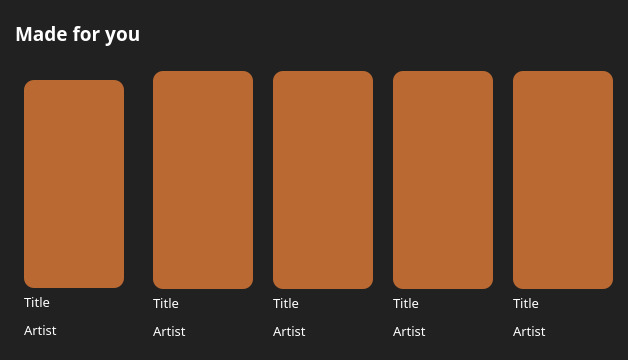
                  <widget class="QWidget" name="widget_14" native="true">
                   <property name="minimumSize">
                    <size>
                     <width>0</width>
                     <height>360</height>
                    </size>
                   </property>
                   <property name="maximumSize">
                    <size>
                     <width>16777215</width>
                     <height>16777215</height>
                    </size>
                   </property>
                   <property name="styleSheet">
                    <string notr="true">background-color:rgb(33, 33, 33);
border-radius:15px;</string>
                   </property>
                   <layout class="QVBoxLayout" name="verticalLayout_280" stretch="1,6">
                    <property name="spacing">
                     <number>15</number>
                    </property>
                    <property name="leftMargin">
                     <number>15</number>
                    </property>
                    <property name="topMargin">
                     <number>10</number>
                    </property>
                    <property name="rightMargin">
                     <number>15</number>
                    </property>
                    <property name="bottomMargin">
                     <number>10</number>
                    </property>
                    <item>
                     <widget class="QLabel" name="label_41">
                      <property name="font">
                       <font>
                        <family>Plus Jakarta Sans ExtraBold</family>
                        <pointsize>14</pointsize>
                        <weight>75</weight>
                        <bold>true</bold>
                       </font>
                      </property>
                      <property name="styleSheet">
                       <string notr="true">color: rgb(255, 255, 255);</string>
                      </property>
                      <property name="midLineWidth">
                       <number>0</number>
                      </property>
                      <property name="text">
                       <string>Made for you</string>
                      </property>
                     </widget>
                    </item>
                    <item>
                     <layout class="QHBoxLayout" name="horizontalLayout_36" stretch="0,0,0,0,0">
                      <property name="spacing">
                       <number>20</number>
                      </property>
                      <property name="topMargin">
                       <number>0</number>
                      </property>
                      <property name="bottomMargin">
                       <number>0</number>
                      </property>
                      <item>
                       <widget class="QFrame" name="hover1">
                        <property name="styleSheet">
                         <string notr="true">self.hover1.setStyleSheet(
    &quot;QFrame {\n&quot;
    &quot;    background-color: rgb(45, 45, 45);\n&quot;
    &quot;    border-radius: 15px;\n&quot;
    &quot;    border: 1px solid transparent;\n&quot;
    &quot;}\n&quot;
    &quot;QFrame:hover {\n&quot;
    &quot;    border: 2px solid rgb(60, 60, 60);\n&quot;
    &quot;}&quot;
)
</string>
                        </property>
                        <layout class="QVBoxLayout" name="verticalLayout_281" stretch="1,0">
                         <property name="spacing">
                          <number>5</number>
                         </property>
                         <property name="bottomMargin">
                          <number>1</number>
                         </property>
                         <item>
                          <widget class="QLabel" name="label_446">
                           <property name="minimumSize">
                            <size>
                             <width>100</width>
                             <height>100</height>
                            </size>
                           </property>
                           <property name="maximumSize">
                            <size>
                             <width>16777215</width>
                             <height>16777215</height>
                            </size>
                           </property>
                           <property name="styleSheet">
                            <string notr="true">background-color: rgb(186, 105, 51);
border-radius:10px;</string>
                           </property>
                           <property name="text">
                            <string/>
                           </property>
                          </widget>
                         </item>
                         <item>
                          <layout class="QVBoxLayout" name="verticalLayout_282" stretch="1,0">
                           <property name="spacing">
                            <number>10</number>
                           </property>
                           <property name="topMargin">
                            <number>0</number>
                           </property>
                           <property name="bottomMargin">
                            <number>10</number>
                           </property>
                           <item>
                            <widget class="QLabel" name="label_447">
                             <property name="maximumSize">
                              <size>
                               <width>16777215</width>
                               <height>20</height>
                              </size>
                             </property>
                             <property name="font">
                              <font>
                               <family>Plus Jakarta Sans Medium</family>
                               <pointsize>10</pointsize>
                              </font>
                             </property>
                             <property name="styleSheet">
                              <string notr="true">color: rgb(255, 255, 255);</string>
                             </property>
                             <property name="text">
                              <string>Title</string>
                             </property>
                            </widget>
                           </item>
                           <item>
                            <widget class="QLabel" name="label_448">
                             <property name="maximumSize">
                              <size>
                               <width>16777215</width>
                               <height>18</height>
                              </size>
                             </property>
                             <property name="font">
                              <font>
                               <family>Plus Jakarta Sans Medium</family>
                               <pointsize>10</pointsize>
                              </font>
                             </property>
                             <property name="styleSheet">
                              <string notr="true">color: rgb(255, 255, 255);</string>
                             </property>
                             <property name="text">
                              <string>Artist</string>
                             </property>
                            </widget>
                           </item>
                          </layout>
                         </item>
                        </layout>
                       </widget>
                      </item>
                      <item>
                       <layout class="QVBoxLayout" name="verticalLayout_283" stretch="5,0">
                        <property name="spacing">
                         <number>5</number>
                        </property>
                        <item>
                         <widget class="QLabel" name="label_449">
                          <property name="minimumSize">
                           <size>
                            <width>100</width>
                            <height>100</height>
                           </size>
                          </property>
                          <property name="maximumSize">
                           <size>
                            <width>16777215</width>
                            <height>16777215</height>
                           </size>
                          </property>
                          <property name="styleSheet">
                           <string notr="true">background-color: rgb(186, 105, 51);
border-radius:10px;</string>
                          </property>
                          <property name="text">
                           <string/>
                          </property>
                         </widget>
                        </item>
                        <item>
                         <layout class="QVBoxLayout" name="verticalLayout_284" stretch="0,0">
                          <property name="spacing">
                           <number>10</number>
                          </property>
                          <property name="topMargin">
                           <number>0</number>
                          </property>
                          <property name="bottomMargin">
                           <number>10</number>
                          </property>
                          <item>
                           <widget class="QLabel" name="label_450">
                            <property name="maximumSize">
                             <size>
                              <width>16777215</width>
                              <height>20</height>
                             </size>
                            </property>
                            <property name="font">
                             <font>
                              <family>Plus Jakarta Sans Medium</family>
                              <pointsize>10</pointsize>
                             </font>
                            </property>
                            <property name="styleSheet">
                             <string notr="true">color: rgb(255, 255, 255);</string>
                            </property>
                            <property name="text">
                             <string>Title</string>
                            </property>
                           </widget>
                          </item>
                          <item>
                           <widget class="QLabel" name="label_451">
                            <property name="maximumSize">
                             <size>
                              <width>16777215</width>
                              <height>18</height>
                             </size>
                            </property>
                            <property name="font">
                             <font>
                              <family>Plus Jakarta Sans Medium</family>
                              <pointsize>10</pointsize>
                             </font>
                            </property>
                            <property name="styleSheet">
                             <string notr="true">color: rgb(255, 255, 255);</string>
                            </property>
                            <property name="text">
                             <string>Artist</string>
                            </property>
                           </widget>
                          </item>
                         </layout>
                        </item>
                       </layout>
                      </item>
                      <item>
                       <layout class="QVBoxLayout" name="verticalLayout_285" stretch="6,0">
                        <property name="spacing">
                         <number>5</number>
                        </property>
                        <item>
                         <widget class="QLabel" name="label_452">
                          <property name="minimumSize">
                           <size>
                            <width>100</width>
                            <height>100</height>
                           </size>
                          </property>
                          <property name="maximumSize">
                           <size>
                            <width>16777215</width>
                            <height>16777215</height>
                           </size>
                          </property>
                          <property name="styleSheet">
                           <string notr="true">background-color: rgb(186, 105, 51);
border-radius:10px;</string>
                          </property>
                          <property name="text">
                           <string/>
                          </property>
                         </widget>
                        </item>
                        <item>
                         <layout class="QVBoxLayout" name="verticalLayout_286" stretch="1,1">
                          <property name="spacing">
                           <number>10</number>
                          </property>
                          <property name="topMargin">
                           <number>0</number>
                          </property>
                          <property name="bottomMargin">
                           <number>10</number>
                          </property>
                          <item>
                           <widget class="QLabel" name="label_453">
                            <property name="maximumSize">
                             <size>
                              <width>16777215</width>
                              <height>20</height>
                             </size>
                            </property>
                            <property name="font">
                             <font>
                              <family>Plus Jakarta Sans Medium</family>
                              <pointsize>10</pointsize>
                             </font>
                            </property>
                            <property name="styleSheet">
                             <string notr="true">color: rgb(255, 255, 255);</string>
                            </property>
                            <property name="text">
                             <string>Title</string>
                            </property>
                           </widget>
                          </item>
                          <item>
                           <widget class="QLabel" name="label_454">
                            <property name="maximumSize">
                             <size>
                              <width>16777215</width>
                              <height>18</height>
                             </size>
                            </property>
                            <property name="font">
                             <font>
                              <family>Plus Jakarta Sans Medium</family>
                              <pointsize>10</pointsize>
                             </font>
                            </property>
                            <property name="styleSheet">
                             <string notr="true">color: rgb(255, 255, 255);</string>
                            </property>
                            <property name="text">
                             <string>Artist</string>
                            </property>
                           </widget>
                          </item>
                         </layout>
                        </item>
                       </layout>
                      </item>
                      <item>
                       <layout class="QVBoxLayout" name="verticalLayout_287" stretch="6,0">
                        <property name="spacing">
                         <number>5</number>
                        </property>
                        <item>
                         <widget class="QLabel" name="label_455">
                          <property name="minimumSize">
                           <size>
                            <width>100</width>
                            <height>100</height>
                           </size>
                          </property>
                          <property name="maximumSize">
                           <size>
                            <width>16777215</width>
                            <height>16777215</height>
                           </size>
                          </property>
                          <property name="styleSheet">
                           <string notr="true">background-color: rgb(186, 105, 51);
border-radius:10px;</string>
                          </property>
                          <property name="text">
                           <string/>
                          </property>
                         </widget>
                        </item>
                        <item>
                         <layout class="QVBoxLayout" name="verticalLayout_288" stretch="1,1">
                          <property name="spacing">
                           <number>10</number>
                          </property>
                          <property name="topMargin">
                           <number>0</number>
                          </property>
                          <property name="bottomMargin">
                           <number>10</number>
                          </property>
                          <item>
                           <widget class="QLabel" name="label_456">
                            <property name="maximumSize">
                             <size>
                              <width>16777215</width>
                              <height>23</height>
                             </size>
                            </property>
                            <property name="font">
                             <font>
                              <family>Plus Jakarta Sans Medium</family>
                              <pointsize>10</pointsize>
                             </font>
                            </property>
                            <property name="styleSheet">
                             <string notr="true">color: rgb(255, 255, 255);</string>
                            </property>
                            <property name="text">
                             <string>Title</string>
                            </property>
                           </widget>
                          </item>
                          <item>
                           <widget class="QLabel" name="label_457">
                            <property name="maximumSize">
                             <size>
                              <width>16777215</width>
                              <height>18</height>
                             </size>
                            </property>
                            <property name="font">
                             <font>
                              <family>Plus Jakarta Sans Medium</family>
                              <pointsize>10</pointsize>
                             </font>
                            </property>
                            <property name="styleSheet">
                             <string notr="true">color: rgb(255, 255, 255);</string>
                            </property>
                            <property name="text">
                             <string>Artist</string>
                            </property>
                           </widget>
                          </item>
                         </layout>
                        </item>
                       </layout>
                      </item>
                      <item>
                       <layout class="QVBoxLayout" name="verticalLayout_289" stretch="6,0">
                        <property name="spacing">
                         <number>5</number>
                        </property>
                        <item>
                         <widget class="QLabel" name="label_458">
                          <property name="minimumSize">
                           <size>
                            <width>100</width>
                            <height>100</height>
                           </size>
                          </property>
                          <property name="maximumSize">
                           <size>
                            <width>16777215</width>
                            <height>500</height>
                           </size>
                          </property>
                          <property name="styleSheet">
                           <string notr="true">background-color: rgb(186, 105, 51);
border-radius:10px;</string>
                          </property>
                          <property name="text">
                           <string/>
                          </property>
                         </widget>
                        </item>
                        <item>
                         <layout class="QVBoxLayout" name="verticalLayout_290" stretch="1,1">
                          <property name="spacing">
                           <number>10</number>
                          </property>
                          <property name="topMargin">
                           <number>0</number>
                          </property>
                          <property name="bottomMargin">
                           <number>10</number>
                          </property>
                          <item>
                           <widget class="QLabel" name="label_459">
                            <property name="maximumSize">
                             <size>
                              <width>16777215</width>
                              <height>20</height>
                             </size>
                            </property>
                            <property name="font">
                             <font>
                              <family>Plus Jakarta Sans Medium</family>
                              <pointsize>10</pointsize>
                             </font>
                            </property>
                            <property name="styleSheet">
                             <string notr="true">color: rgb(255, 255, 255);</string>
                            </property>
                            <property name="text">
                             <string>Title</string>
                            </property>
                           </widget>
                          </item>
                          <item>
                           <widget class="QLabel" name="label_460">
                            <property name="maximumSize">
                             <size>
                              <width>16777215</width>
                              <height>18</height>
                             </size>
                            </property>
                            <property name="font">
                             <font>
                              <family>Plus Jakarta Sans Medium</family>
                              <pointsize>10</pointsize>
                             </font>
                            </property>
                            <property name="styleSheet">
                             <string notr="true">color: rgb(255, 255, 255);</string>
                            </property>
                            <property name="text">
                             <string>Artist</string>
                            </property>
                           </widget>
                          </item>
                         </layout>
                        </item>
                       </layout>
                      </item>
                     </layout>
                    </item>
                   </layout>
                  </widget>
